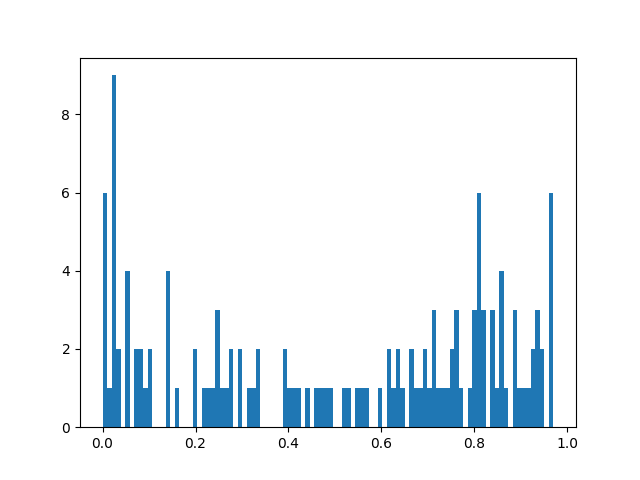
#> input picture f1_dist.png, 640 x 480 px
$ python -i background_removal.py   (imports and definitions only)
#> lines starting #> are read from the running program, lines starting #| are printed output that depends on the picture; after the words box and inside, x2 and y2 are one past the last pixel; in counts of white or black regions, pixels touching at a corner belong together
import cv2
import numpy as np

#Background Remover with OpenCV – Method 2 – OpenCV2 Simple Thresholding
#Obviously in method 1, we performed a lot of image processing. As can be seen, Gaussian Blur, and Otsu thresholding require a lot of processing. Additionally, when applying Gaussian Blur and binning, we lost a lot of detail in our image. Hence, we wanted to design an alternative strategy that will hopefully be faster. Balanced against efficiency and knowing OpenCV is a highly optimized library, we opted for a thresholding focused approach:

#Convert our image into Greyscale
#Perform thresholding to build a mask for the foreground and background
#Determine the foreground and background based on the mask
#Reconstruct original image by combining foreground and background

def thresholding(img):
#> called with img = '../f1_dist.png'
    img =cv2.imread(img)
#> img is the input picture: shape (480, 640, 3); mean B, G, R 247.3, 242.8, 236.2

    # First Convert to Grayscale
    img_grey = cv2.cvtColor(img, cv2.COLOR_BGR2GRAY)
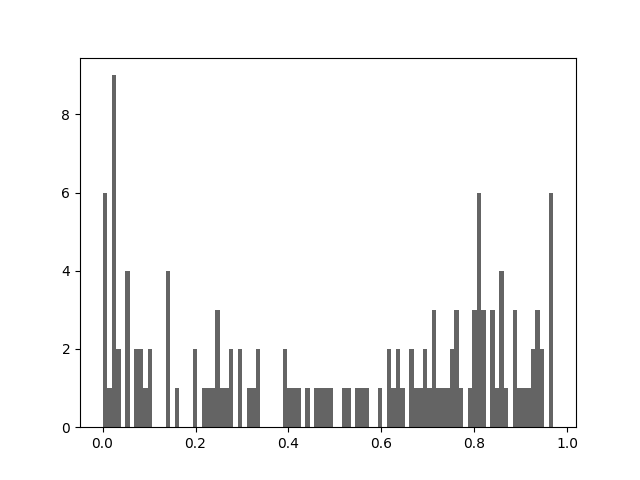
#> img_grey: shape (480, 640); min 0, max 255, mean 241.3

    ret,baseline = cv2.threshold(img_grey,127,255,cv2.THRESH_TRUNC)
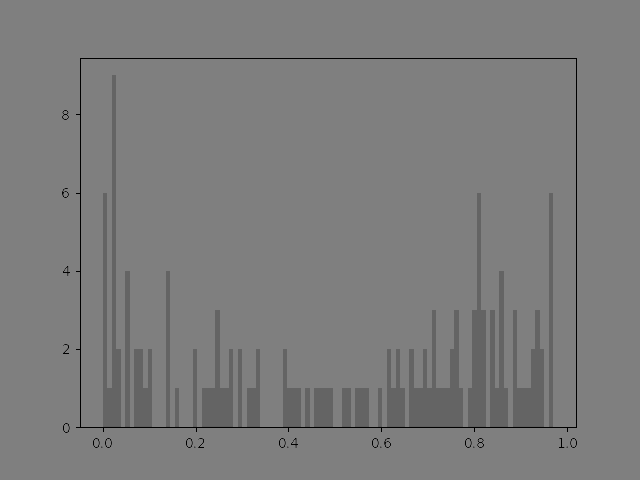
#> baseline: shape (480, 640); min 0, max 127, mean 124.1

    ret,background = cv2.threshold(baseline,126,255,cv2.THRESH_BINARY)
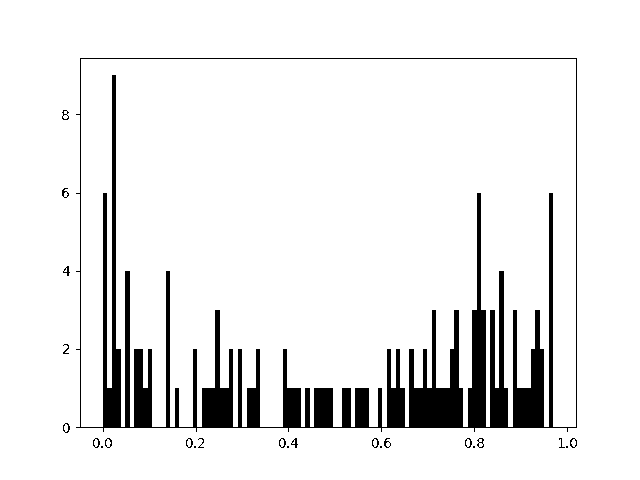
#> background: shape (480, 640); 91.8% white; 24 black regions (7 under 20 px), largest, box (x1, y1, x2, y2) and area: (76, 58, 577, 432) 24788, (62, 188, 69, 198) 33, (477, 438, 484, 448) 32

    ret,foreground = cv2.threshold(baseline,126,255,cv2.THRESH_BINARY_INV)

    foreground = cv2.bitwise_and(img,img, mask=foreground)  # Update foreground with bitwise_and to extract real foreground
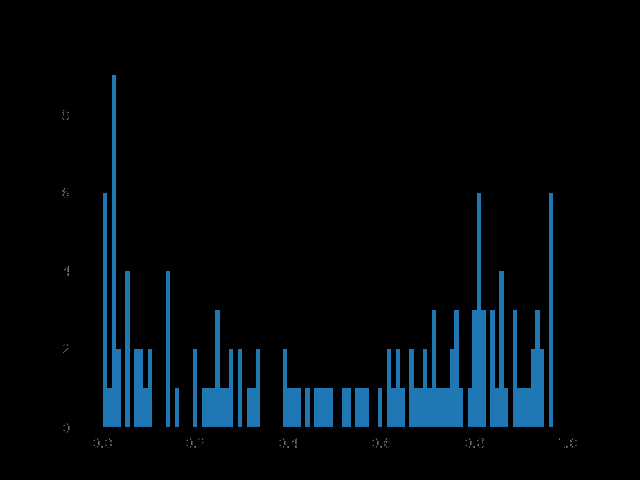
#> foreground: shape (480, 640, 3); mean B, G, R 13.6, 9, 2.4
    # cv2.imwrite("foreground.png",foreground)
    # Convert black and white back into 3 channel greyscale
    background = cv2.cvtColor(background, cv2.COLOR_GRAY2BGR)
    # cv2.imwrite("background.png",background)

    # Combine the background and foreground to obtain our final image
    sharpened = background+foreground
    # cv2.imwrite("method_2.png",sharpened)
    return sharpened

def remove_bg(img, file_name=None,output_dir=None):
        # join output filename
        if file_name:
            output_path = os.path.join(output_dir, file_name)

        # convert image to 4-channel
        # img.save('original.png')
        img = img.convert("RGBA")
        # img.save('test2.png')
        newData = []
        for item in img.getdata():
            if item[0] == 255 and item[1] == 255 and item[2] == 255:
                newData.append((255, 255, 255, 0))
            else:
                newData.append(item)
        img.putdata(newData)
        if file_name:
            img.save(output_path, "PNG")
        return img

def merge_bg(front,back,location):
    front = front.convert("RGBA")
    back = back.convert("RGBA")
    # Paste the frontImage at (width, height)
    back.paste(front, (location[0], location[1]), front)
    return back

>>> result = thresholding('../f1_dist.png')

$ run again, on f1_vs_points.png
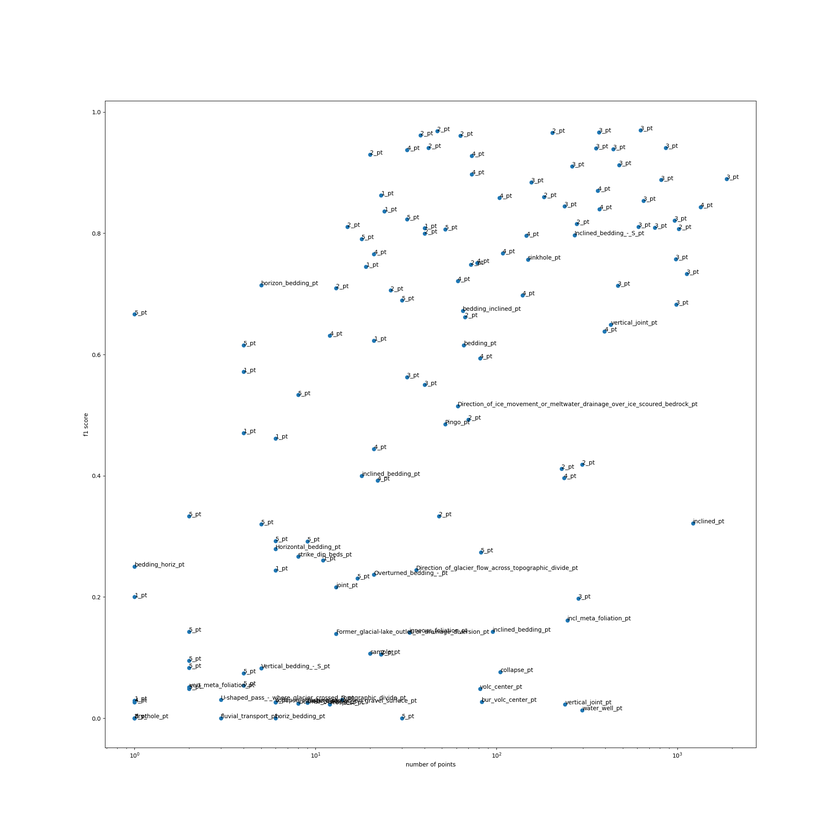
#> input picture f1_vs_points.png, 840 x 840 px, shrunk from 2000 x 2000 before the run
#> in thresholding, img is the input picture: shape (840, 840, 3); mean B, G, R 252.6, 252.4, 252.2
#> in thresholding, `ret,background = cv2.threshold(baseline,126,255,cv2.THRESH_BINARY)`:
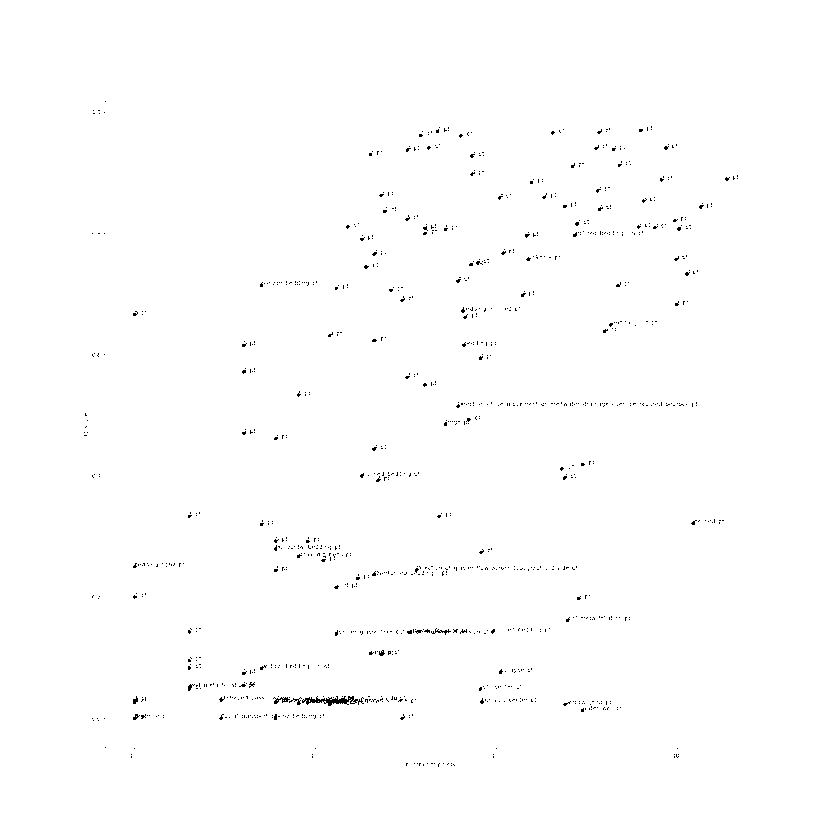
#> background: shape (840, 840); 99.5% white; black in thin lines or dots, all inside (x1, y1, x2, y2) = (84, 101, 738, 767)
#> in thresholding, `foreground = cv2.bitwise_and(img,img, mask=foreground)`:
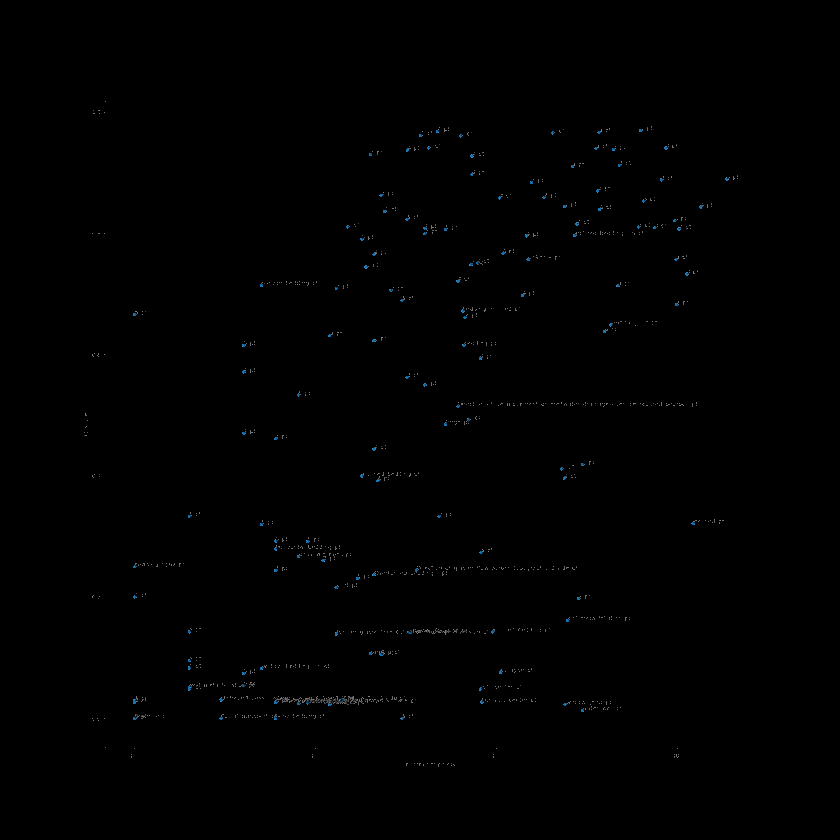
#> foreground: shape (840, 840, 3); mean B, G, R 0.6, 0.5, 0.4

$ run again, on precision_vs_points.png
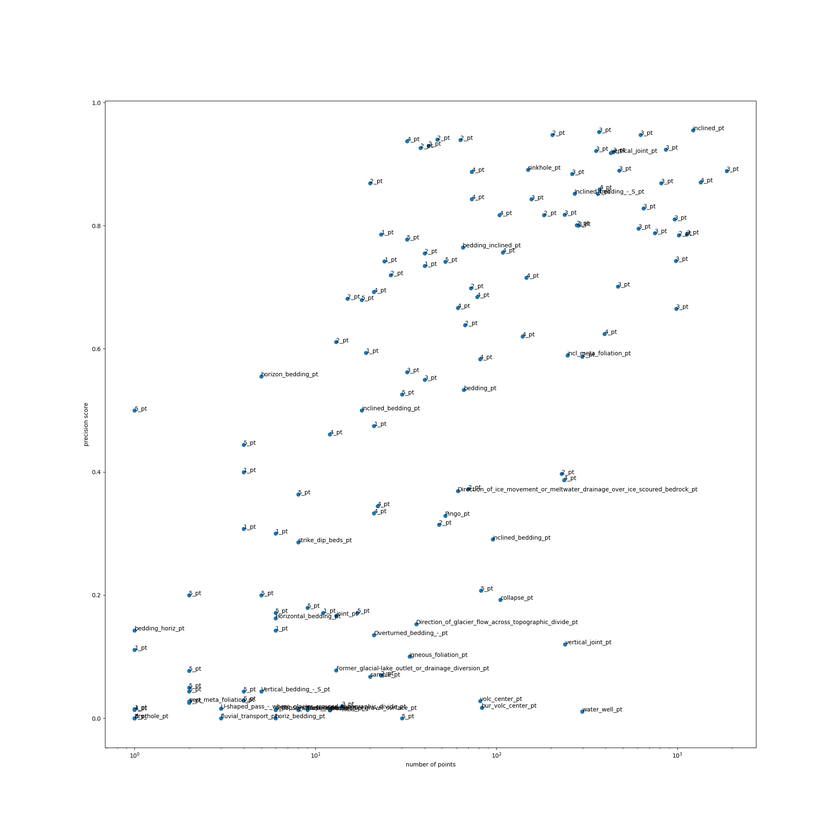
#> input picture precision_vs_points.png, 840 x 840 px, shrunk from 2000 x 2000 before the run
#> in thresholding, img is the input picture: shape (840, 840, 3); mean B, G, R 252.6, 252.5, 252.3
#> in thresholding, `ret,background = cv2.threshold(baseline,126,255,cv2.THRESH_BINARY)`:
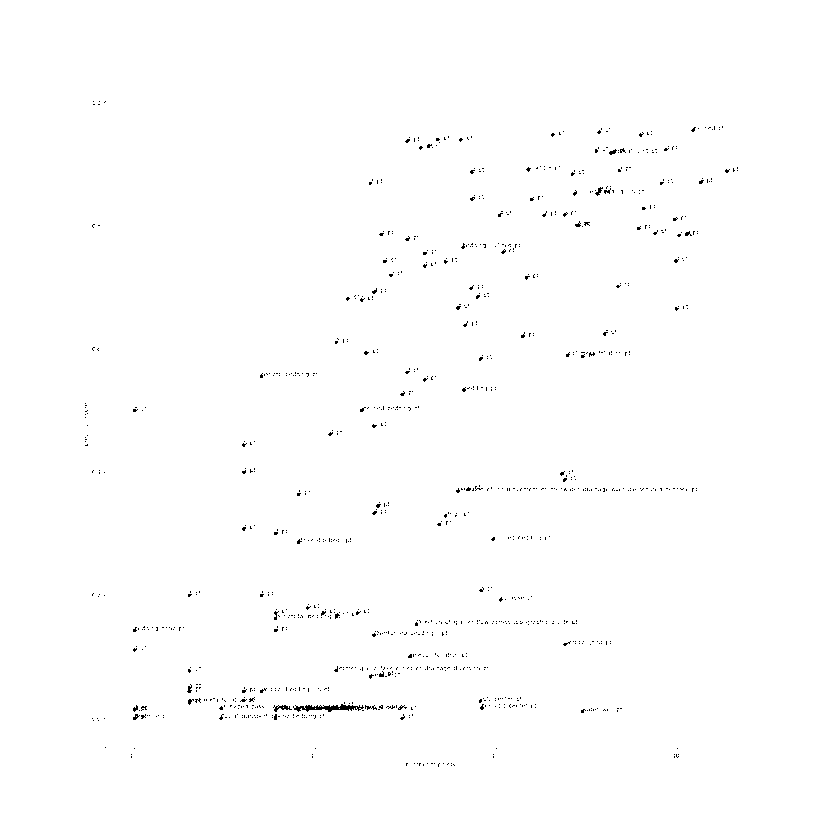
#> background: shape (840, 840); 99.5% white; black in thin lines or dots, all inside (x1, y1, x2, y2) = (85, 101, 738, 767)
#> in thresholding, `foreground = cv2.bitwise_and(img,img, mask=foreground)`:
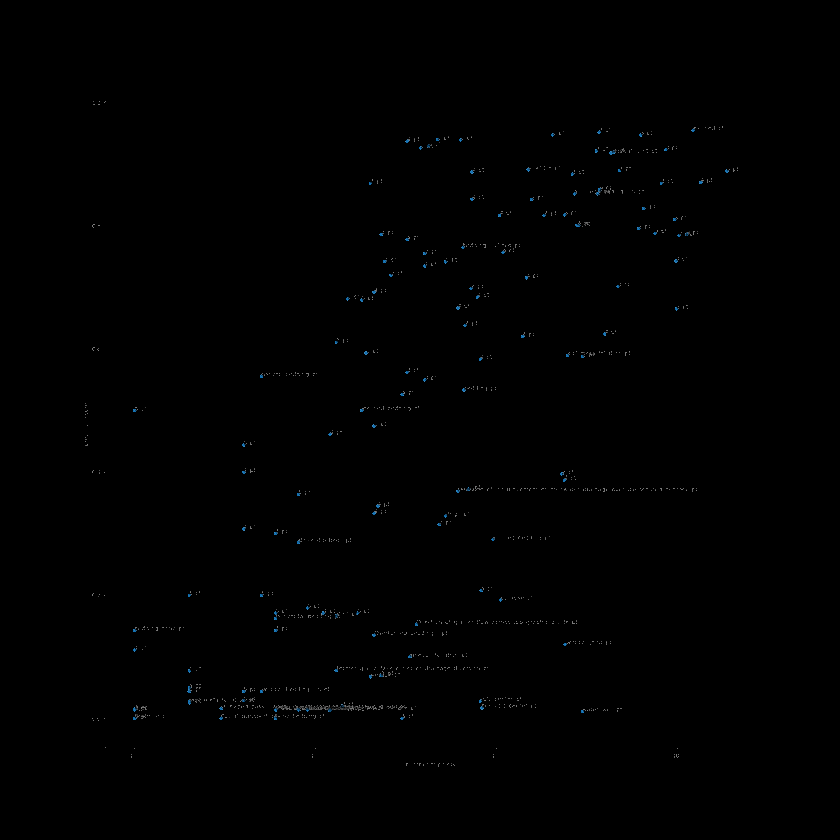
#> foreground: shape (840, 840, 3); mean B, G, R 0.6, 0.5, 0.4

$ run again, on recall_dist.png
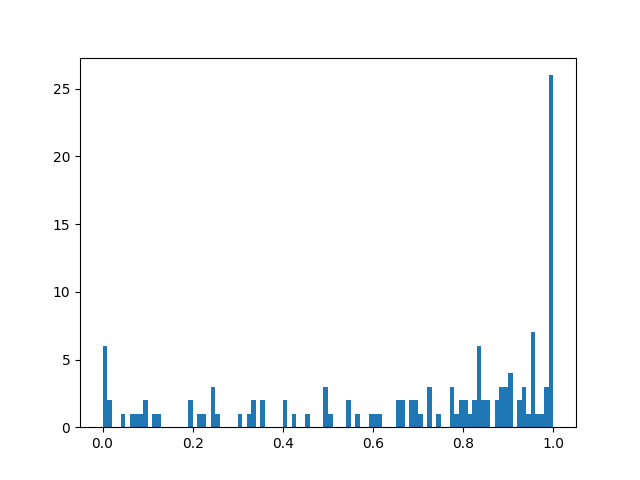
#> input picture recall_dist.png, 640 x 480 px
#> in thresholding, img is the input picture: shape (480, 640, 3); mean B, G, R 250.9, 249.4, 247.1
#> in thresholding, `ret,background = cv2.threshold(baseline,126,255,cv2.THRESH_BINARY)`:
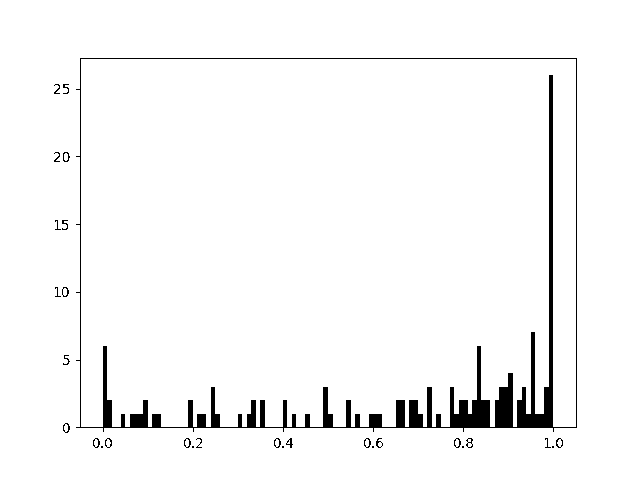
#> background: shape (480, 640); 96.7% white; 29 black regions (9 under 20 px), largest, box (x1, y1, x2, y2) and area: (76, 58, 577, 432) 9661, (466, 438, 473, 448) 32, (286, 438, 293, 448) 31
#> in thresholding, `foreground = cv2.bitwise_and(img,img, mask=foreground)`:
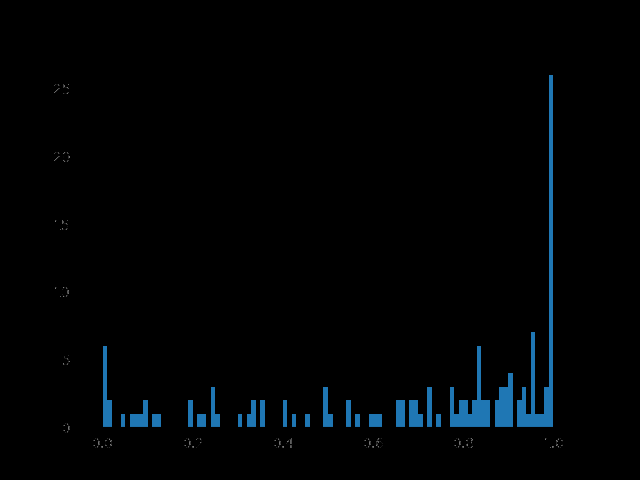
#> foreground: shape (480, 640, 3); mean B, G, R 4.7, 3.1, 0.9
